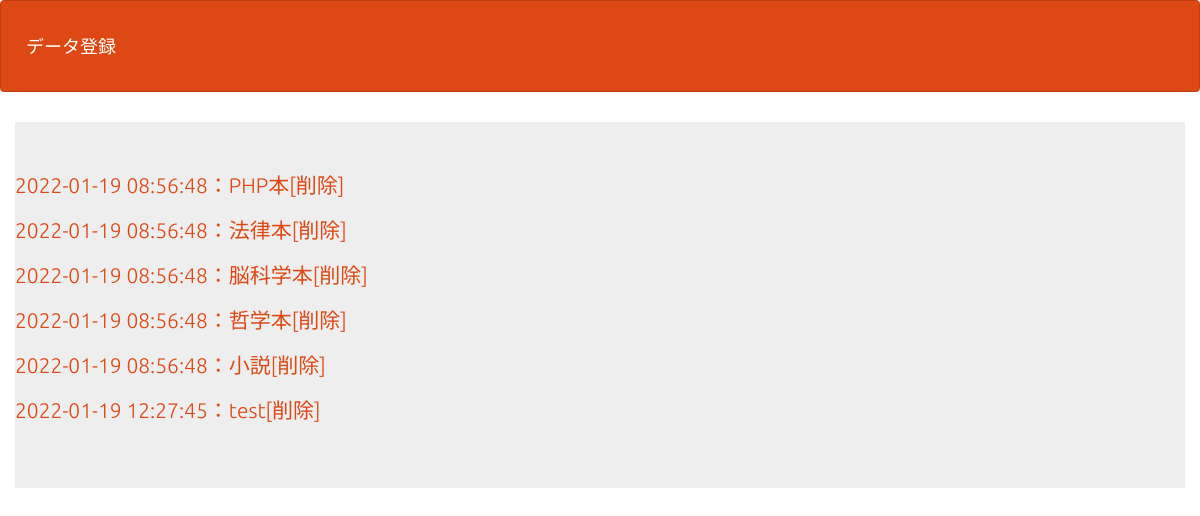
The page /select.php on the database its author committed.
### tables this page shows
CREATE TABLE `gs_bm_table` (
  `id` int(12) NOT NULL,
  `b_name` varchar(64) NOT NULL,
  `b_url` text NOT NULL,
  `b_comment` text NOT NULL,
  `datetime` datetime NOT NULL
);

### select.php (the view, shortened to what this page needs)
<?php
$pdo = db_conn();
$stmt = $pdo->prepare('SELECT * FROM gs_bm_table');
$status = $stmt->execute();
$view = '';
if ($status === false) {
    sql_error($stmt);
} else {
    while ($result = $stmt->fetch(PDO::FETCH_ASSOC)) {
        $view .= '<p>';
        $view .= '<a href="detail.php?id='.$result['id'] .'">';
        $view .= $result['datetime'] . '：' . $result['b_name'];
        $view .= '</a>';
        $view .= '<a href="delete.php?id='.$result['id'] .'">';
        $view .= '[削除]';
        $view .= '</a>';
        $view .= '</p>';
    }
}
?>
<!DOCTYPE html>
<html lang="ja">
<head>
    <link rel="stylesheet" href="css/range.css">
    <link href="css/bootstrap.min.css" rel="stylesheet">
</head>
<body id="main">
    <header>
        <nav class="navbar navbar-default">
            <div class="container-fluid">
                <div class="navbar-header">
                    <a class="navbar-brand" href="index.php">データ登録</a>
                </div>
            </div>
        </nav>
    </header>
    <div>
        <div class="container jumbotron">
            <?= $view ?>
        </div>
    </div>
</body>
</html>

### select.php (style rules this page uses)
div { padding: 10px; font-size: 16px; }

### rows shown on the page
gs_bm_table: value "2022-01-19 08:56:48：PHP本 [削除]"
gs_bm_table: value "2022-01-19 08:56:48：法律本 [削除]"
gs_bm_table: value "2022-01-19 08:56:48：脳科学本 [削除]"
gs_bm_table: value "2022-01-19 08:56:48：哲学本 [削除]"
gs_bm_table: value "2022-01-19 08:56:48：小説 [削除]"
gs_bm_table: value "2022-01-19 12:27:45：test [削除]"
